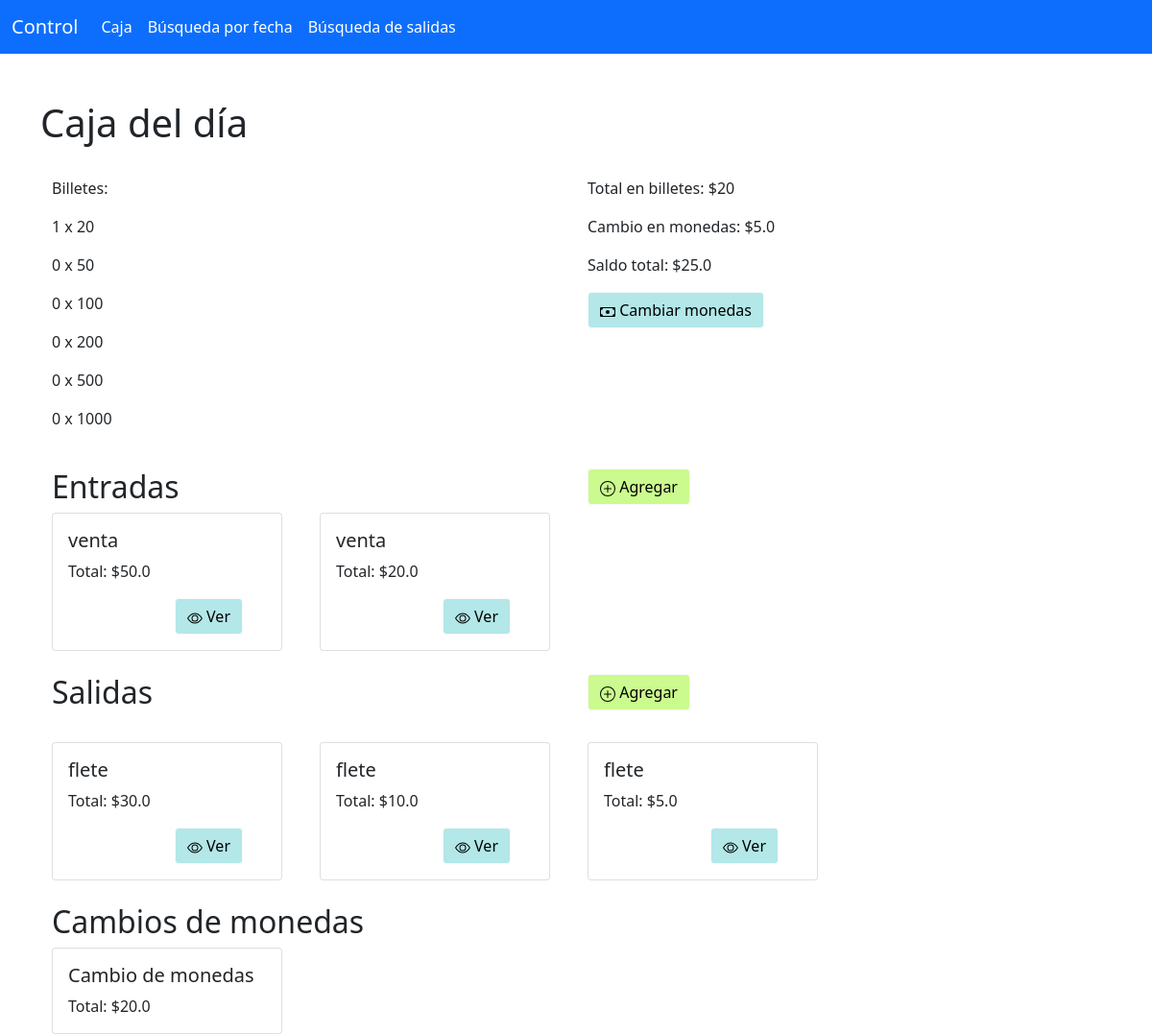
/caja, run on the app's committed database.
### app/models.py (models this page shows, shortened)
class Resumen(db.Model):
    id = db.Column(db.Integer, primary_key = True)
    fecha = db.Column(db.Date, index = True, default = datetime.today)
    cambio = db.Column(db.Float, default = 0.0)
    total = db.Column(db.Float, default = 0.0)
    balance_billetes = db.Column(db.String(60), default = '0 0 0 0 0 0')

class Operacion(db.Model):
    __tablename__ = 'operaciones'
    id = db.Column(db.Integer, primary_key = True)
    concepto = db.Column(db.String(120))
    fecha = db.Column(db.Date, index = True, default = datetime.today)
    total = db.Column(db.Float)
    billetes = db.Column(db.String(18))
    tipo = db.Column(db.String(7), index = True)

### app/routes.py (the view, shortened to what this page needs)
@app.route('/')
@app.route('/caja')
def caja():
    denominaciones = ['20','50','100','200','500','1000']
    fecha = datetime.today().strftime('%Y-%m-%d')
    ayer = (datetime.today() - timedelta(days = 1)).strftime('%Y-%m-%d')
    entradas = Operacion.query.filter_by(tipo = 'entrada', fecha = fecha).all()
    salidas = Operacion.query.filter_by(tipo = 'salida', fecha = fecha).all()
    r = Resumen.query.filter_by(fecha = fecha).first()
    r_ayer = Resumen.query.filter_by(fecha = ayer).first()
    cambios = Operacion.query.filter_by(fecha = fecha, tipo = 'cambio').all()
    if len(cambios) == 0:
        cambios = None
    if r is not None:
        balance = dict(zip(denominaciones,r.balance_billetes.split()))
        total_billetes = calcular_total(r.balance_billetes)
        saldo_total = r.total
        if r_ayer is not None:
            cambio = r_ayer.cambio + r.cambio
        else:
            cambio = r.cambio
    return render_template('caja.html', saldo_total = saldo_total, cambio = cambio, entradas = entradas, salidas = salidas, balance = balance, total_billetes = total_billetes, \
        cambios = cambios)

### app/ops.py (called while the page is built)
def calcular_total(billetes):
    billetes = billetes.split()
    return int(billetes[0]) * 20 + \
        int(billetes[1]) * 50 + \
            int(billetes[2]) * 100 + \
                int(billetes[3]) * 200 + \
                    int(billetes[4]) * 500 + int(billetes[5]) * 1000

### app/templates/caja.html
{% extends 'base.html' %}
{% block app_content %}
    {% import 'components.html' as comp %}
    <br><br>
    <h1>Caja del día</h1>
    <br>
    <div class="container">
        <div class="row align-items-start">
            <div class = "col">
                <p>Billetes: </p>
                {% for billete,cantidad in balance.items() %}
                    <p>{{ cantidad }} x {{ billete }}</p>
                {% endfor %}
            </div>
            <div class="col">
                <div class="col">
                    <p>Total en billetes: ${{ total_billetes }}</p>
                </div>
                <div class = "col">
                    <p>Cambio en monedas: ${{ cambio }}</p>
                </div>
                <div class = "col">
                    <p>Saldo total: ${{ saldo_total }}</p>
                </div>
                <div class="row align-items-start">
                    <div class="col">
                        <a href = "{{ url_for('cambiar', cambio_total = cambio) }}" class="btn btn-light" style="background-color: #B3E7E8;">
                            <img src="{{ url_for('static', filename = 'cash.svg' )}}" alt="">
                            Cambiar monedas
                        </a>
                    </div>
                </div>
            </div>
        </div>
    </div>
    <br>
    <div class="container">
        <div class="row align-items-start">
            <div class="col">
                <h2>Entradas</h2>
            </div>
            <div class="col">
                <a href = "{{ url_for('operacion', tipo = 'entrada') }}" class="btn btn-light" style="background-color: #CBFA8E;">
                    <img src="{{ url_for('static', filename = 'plus-circle.svg' )}}" alt="">
                    Agregar
                </a>
            </div>
        </div>
    </div>
    <div class = "container">
        <div class="row align-items-start">
            {% for entrada in entradas %}
                <div class="col-3">
                    {{ comp.render_operation(entrada) }}
                </div>
            {% endfor %}
        </div>
    </div>
    <br>
    <div class="container">
        <div class="row align-items-start">
            <div class="col">
                <h2>Salidas</h2>
            </div>
            <div class="col">
                <a href = "{{ url_for('operacion_salida', tipo = 'salida') }}" class="btn btn-light" style="background-color: #CBFA8E;">
                    <img src="{{ url_for('static', filename = 'plus-circle.svg') }}" alt="">
                    Agregar
                </a>
            </div>
        </div>
    </div>
    <br>
    <div class = "container">
        <div class="row align-items-start">
            {% for salida in salidas %}
                <div class="col-3">
                    {{ comp.render_operation(salida) }}
                </div>
            {% endfor %}
        </div>
    </div>
    <br>
    <div class = "container">
        {% if cambios %}
            <h2>Cambios de monedas</h2>
            <div class="row align-items-start">
                {% for cam in cambios %}
                    <div class="col-3">
                        {{ comp.render_operation_search(cam) }}
                    </div>
                {% endfor %}
            </div>
        {% endif %}
    </div>
{% endblock %}

### app/templates/components.html (shortened to what this page needs)
{% macro render_operation(operation) %}
  <div class="card" style="width: 15rem;">
    <div class="card-body">
      <h5 class="card-title">
          {{ operation.concepto }}
      </h5>
      <p class="card-text">
        Total: ${{ operation.total }}
      </p>
      <div class="container text-end">
          <a href = "{{ url_for('ver', tipo = operation.tipo, id = operation.id) }}" class="btn btn-light" style="background-color: #B3E7E8;">
              <img src="{{ url_for('static', filename = 'eye.svg' )}}" alt="">
              Ver
          </a>
      </div>
    </div>
  </div>
{% endmacro %}
{% macro render_operation_search(operation) %}
  <div class="card" style="width: 15rem;">
    <div class="card-body">
      <h5 class="card-title">
          {{ operation.concepto }}
      </h5>
      <p class="card-text">
        Total: ${{ operation.total }}
      </p>
    </div>
  </div>
{% endmacro %}

### data on the page
Resumen: cambio "5.0", total "25.0"
Operacion: concepto "venta", total "50.0"
Operacion: concepto "venta", total "20.0"
Operacion: concepto "flete", total "30.0"
Operacion: concepto "flete", total "10.0"
Operacion: concepto "flete", total "5.0"
Operacion: concepto "Cambio de monedas", total "20.0"

### other printed values
{{ cantidad }} "1" "0" "0" "0" "0" "0"
{{ billete }} "20" "50" "100" "200" "500" "1000"
{{ total_billetes }} "20"
